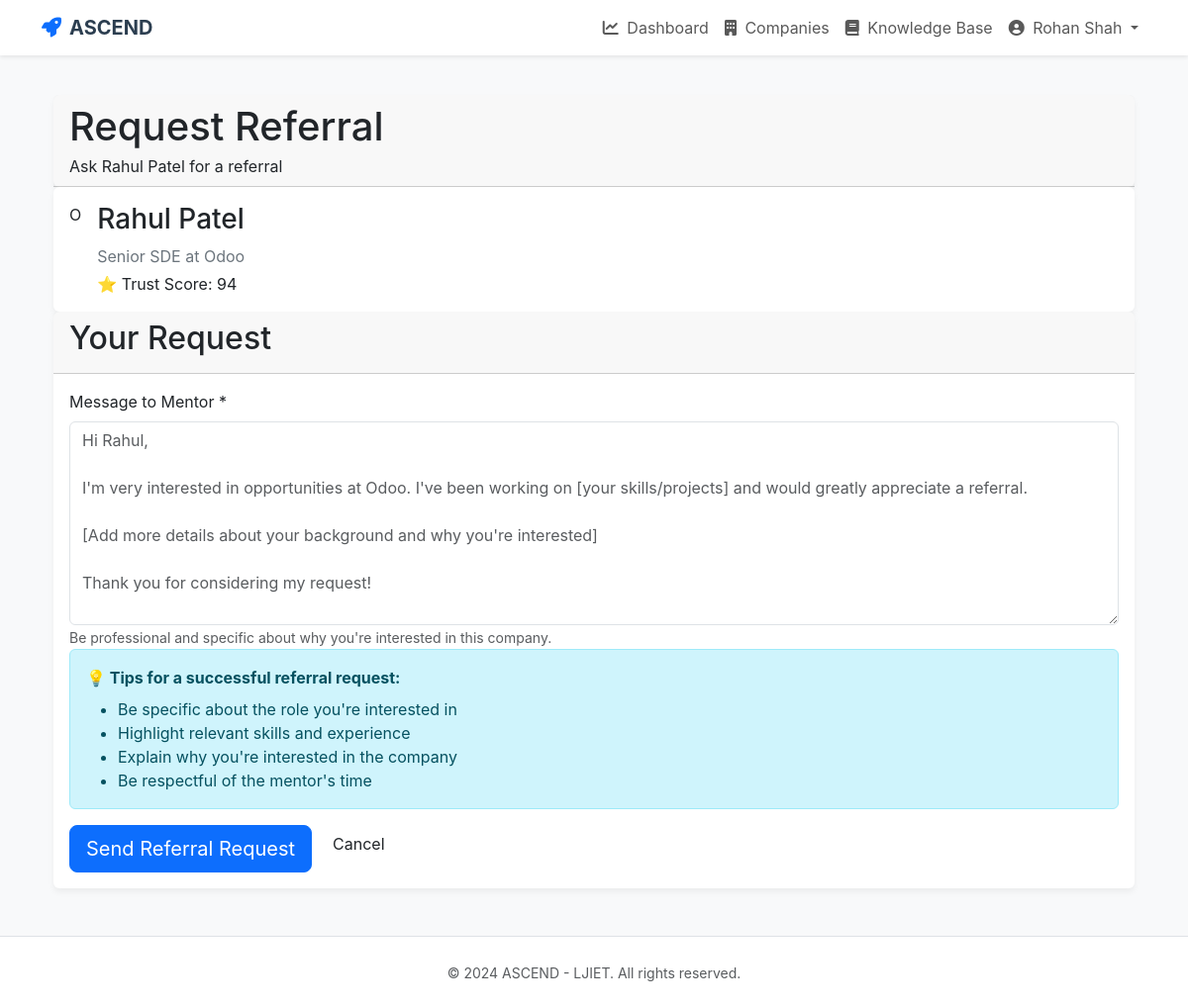
The app's page /request_referral/1 (signed in) with its own data.
### app/models.py (models this page shows, shortened)
class User(UserMixin, db.Model):
    id = db.Column(db.Integer, primary_key=True)
    name = db.Column(db.String(64), nullable=False)
    email = db.Column(db.String(120), index=True, unique=True, nullable=False)
    password_hash = db.Column(db.String(128))
    role = db.Column(db.String(20), nullable=False) # 'student', 'alumni', 'admin'
    created_at = db.Column(db.DateTime, default=datetime.utcnow)
    student_profile = db.relationship('Student', backref='user', uselist=False)
    alumni_profile = db.relationship('Alumni', backref='user', uselist=False)

class Company(db.Model):
    id = db.Column(db.Integer, primary_key=True)
    name = db.Column(db.String(100), unique=True, nullable=False)
    industry = db.Column(db.String(50))
    logo_url = db.Column(db.String(200)) # Placeholder or URL
    alumni = db.relationship('Alumni', backref='company', lazy='dynamic')
    questions = db.relationship('Question', backref='target_company', lazy='dynamic')

class Alumni(db.Model):
    id = db.Column(db.Integer, primary_key=True)
    user_id = db.Column(db.Integer, db.ForeignKey('user.id'))
    current_company_id = db.Column(db.Integer, db.ForeignKey('company.id'))
    current_role = db.Column(db.String(100))
    trust_score = db.Column(db.Integer, default=50)
    is_accepting_questions = db.Column(db.Boolean, default=True)
    is_verified = db.Column(db.Boolean, default=False)
    responses = db.relationship('Response', backref='mentor', lazy='dynamic')

### app/routes/main.py (the view, shortened to what this page needs)
@bp.route('/request_referral/<int:alumni_id>', methods=['GET', 'POST'])
@login_required
def request_referral(alumni_id):
    if current_user.role != 'student':
        flash('Only students can request referrals.', 'danger')
        return redirect(url_for('main.student_dashboard'))
    alumni = Alumni.query.get_or_404(alumni_id)
    return render_template('referrals/request.html', alumni=alumni)

### app/models.py (called while the page is built)
@login.user_loader
def load_user(id):
    return User.query.get(int(id))

### app/templates/referrals/request.html (shortened to what this page needs)
{% extends "base.html" %}
{% block content %}
<div class="container">
    <div class="card">
        <div class="card-header">
            <h1 class="card-title">Request Referral</h1>
            <p class="card-subtitle">Ask {{ alumni.user.name }} for a referral</p>
        </div>
    </div>
    <div class="card">
        <div class="card-body">
            <div class="d-flex align-center gap-3">
                <div class="company-logo">
                    {{ alumni.company.name[0] }}
                </div>
                <div>
                    <h3>{{ alumni.user.name }}</h3>
                    <p class="text-secondary mb-1">{{ alumni.current_role }} at {{ alumni.company.name }}</p>
                    <div
                        class="trust-badge trust-badge-{{ 'gold' if alumni.trust_score >= 75 else ('silver' if alumni.trust_score >= 50 else 'bronze') }}">
                        ⭐ Trust Score: {{ alumni.trust_score }}
                    </div>
                </div>
            </div>
        </div>
    </div>
    <div class="card">
        <div class="card-header">
            <h2 class="card-title">Your Request</h2>
        </div>
        <div class="card-body">
            <form method="POST">
                <div class="form-group">
                    <label class="form-label" for="message">Message to Mentor *</label>
                    <textarea class="form-control" id="message" name="message" rows="8" required
                        placeholder="Hi {{ alumni.user.name.split()[0] }},&#10;&#10;I'm very interested in opportunities at {{ alumni.company.name }}. I've been working on [your skills/projects] and would greatly appreciate a referral.&#10;&#10;[Add more details about your background and why you're interested]&#10;&#10;Thank you for considering my request!"></textarea>
                    <small class="form-text">Be professional and specific about why you're interested in this
                        company.</small>
                </div>
                <div class="alert alert-info">
                    <strong>💡 Tips for a successful referral request:</strong>
                    <ul class="mt-2 mb-0">
                        <li>Be specific about the role you're interested in</li>
                        <li>Highlight relevant skills and experience</li>
                        <li>Explain why you're interested in the company</li>
                        <li>Be respectful of the mentor's time</li>
                    </ul>
                </div>
                <div class="d-flex gap-2">
                    <button type="submit" class="btn btn-primary btn-lg">
                        Send Referral Request
                    </button>
                    <a href="{{ url_for('main.companies') }}" class="btn btn-outline">
                        Cancel
                    </a>
                </div>
            </form>
        </div>
    </div>
</div>
{% endblock %}

### app/templates/base.html (shortened to what this page needs)
<!DOCTYPE html>
<html lang="en">
<head>
    <link href="https://cdn.jsdelivr.net/npm/bootstrap@5.3.0/dist/css/bootstrap.min.css" rel="stylesheet">
    <link rel="stylesheet" href="https://cdnjs.cloudflare.com/ajax/libs/font-awesome/6.0.0/css/all.min.css">
</head>
<body>
    <nav class="navbar navbar-expand-lg navbar-light fixed-top">
        <div class="container">
            <a class="navbar-brand" href="{{ url_for('main.index') }}">
                <i class="fas fa-rocket text-primary me-2"></i>ASCEND
            </a>
            <div class="collapse navbar-collapse" id="navbarNav">
                <ul class="navbar-nav ms-auto">
                    {% if current_user.is_authenticated %}
                    <li class="nav-item">
                        <a class="nav-link" href="{{ url_for('main.student_dashboard') }}">
                            <i class="fas fa-chart-line me-1"></i> Dashboard
                        </a>
                    </li>
                    <li class="nav-item">
                        <a class="nav-link" href="{{ url_for('main.company_list') }}">
                            <i class="fas fa-building me-1"></i> Companies
                        </a>
                    </li>
                    <li class="nav-item">
                        <a class="nav-link" href="{{ url_for('main.knowledge_base') }}">
                            <i class="fas fa-book me-1"></i> Knowledge Base
                        </a>
                    </li>
                    <li class="nav-item dropdown">
                        <a class="nav-link dropdown-toggle" href="#" id="userDropdown" role="button"
                            data-bs-toggle="dropdown">
                            <i class="fas fa-user-circle me-1"></i> {{ current_user.name }}
                        </a>
                    </li>
                    {% endif %}
                </ul>
            </div>
        </div>
    </nav>
    <div class="container mt-5 pt-5">
        {% block content %}{% endblock %}
    </div>
    <footer class="bg-white py-4 mt-5 border-top">
        <div class="container text-center text-muted">
            <small>&copy; 2024 ASCEND - LJIET. All rights reserved.</small>
        </div>
    </footer>
</body>
</html>

### app/templates/base.html (style rules this page uses)
body { font-family: 'Inter', sans-serif; background-color: #f8f9fa; }
.navbar { background-color: #fff; box-shadow: 0 2px 4px rgba(0, 0, 0, .08); }
.navbar-brand { font-weight: 700; color: #2c3e50; }
.card { border: none; box-shadow: 0 4px 6px rgba(0, 0, 0, .05); transition: transform 0.2s; }

### records on screen
User: name "Rohan Shah"
User: user.name "Rahul Patel", message "Hi Rahul, I'm very interested in opportunities at Odoo. I've been working on [your skills/projects] and would greatly appreciate a referral. [Add more details about your background and why you're interested] Thank you for considering my request!"
Company: company "O", company.name "Odoo"
Alumni: current_role "Senior SDE", trust_score "94"
